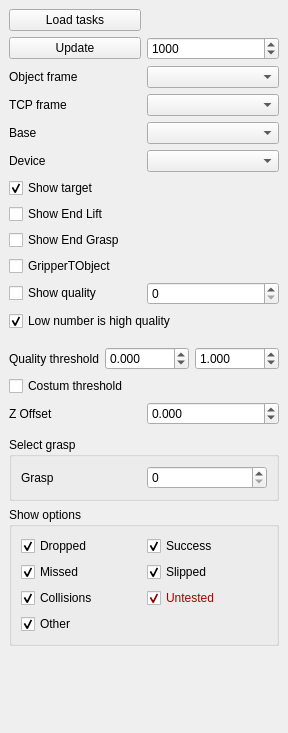
<?xml version="1.0" encoding="UTF-8"?>
<ui version="4.0">
 <class>SimTaskVisPlugin</class>
 <widget class="QDockWidget" name="SimTaskVisPlugin">
  <property name="geometry">
   <rect>
    <x>0</x>
    <y>0</y>
    <width>288</width>
    <height>733</height>
   </rect>
  </property>
  <property name="windowTitle">
   <string>GraspTask Visualisation</string>
  </property>
  <widget class="QWidget" name="dockWidgetContents">
   <layout class="QVBoxLayout" name="verticalLayout_2">
    <item>
     <layout class="QGridLayout" name="gridLayout_4">
      <item row="0" column="0">
       <layout class="QGridLayout" name="gridLayout">
        <item row="0" column="0">
         <widget class="QPushButton" name="_loadTaskBtn">
          <property name="text">
           <string>Load tasks</string>
          </property>
         </widget>
        </item>
        <item row="2" column="0">
         <widget class="QPushButton" name="_updateBtn">
          <property name="text">
           <string>Update</string>
          </property>
         </widget>
        </item>
        <item row="2" column="1">
         <widget class="QSpinBox" name="_nrOfTargetSpin">
          <property name="minimum">
           <number>1</number>
          </property>
          <property name="maximum">
           <number>1000000</number>
          </property>
          <property name="singleStep">
           <number>10</number>
          </property>
          <property name="value">
           <number>1000</number>
          </property>
         </widget>
        </item>
        <item row="3" column="1">
         <widget class="QComboBox" name="_frameSelectBox"/>
        </item>
        <item row="3" column="0">
         <widget class="QLabel" name="label">
          <property name="text">
           <string>Object frame</string>
          </property>
         </widget>
        </item>
        <item row="4" column="0">
         <widget class="QLabel" name="label_4">
          <property name="text">
           <string>TCP frame</string>
          </property>
         </widget>
        </item>
        <item row="4" column="1">
         <widget class="QComboBox" name="_tcpSelectBox"/>
        </item>
        <item row="5" column="0">
         <widget class="QLabel" name="label_5">
          <property name="text">
           <string>Base</string>
          </property>
         </widget>
        </item>
        <item row="5" column="1">
         <widget class="QComboBox" name="_baseSelectBox"/>
        </item>
        <item row="6" column="0">
         <widget class="QLabel" name="label_6">
          <property name="text">
           <string>Device</string>
          </property>
         </widget>
        </item>
        <item row="6" column="1">
         <widget class="QComboBox" name="_deviceSelectBox"/>
        </item>
       </layout>
      </item>
      <item row="1" column="0">
       <layout class="QGridLayout" name="gridLayout_2">
        <property name="bottomMargin">
         <number>6</number>
        </property>
        <item row="2" column="0">
         <widget class="QCheckBox" name="_showEndGraspTargetBox">
          <property name="text">
           <string>Show End Grasp</string>
          </property>
         </widget>
        </item>
        <item row="1" column="0">
         <widget class="QCheckBox" name="_showEndLiftTargetBox">
          <property name="text">
           <string>Show End Lift</string>
          </property>
         </widget>
        </item>
        <item row="0" column="0">
         <widget class="QCheckBox" name="_showTargetBox">
          <property name="text">
           <string>Show target</string>
          </property>
          <property name="checked">
           <bool>true</bool>
          </property>
         </widget>
        </item>
        <item row="5" column="0">
         <layout class="QHBoxLayout" name="horizontalLayout_2">
          <item>
           <widget class="QCheckBox" name="_showQuality">
            <property name="text">
             <string>Show quality</string>
            </property>
           </widget>
          </item>
          <item>
           <widget class="QSpinBox" name="_qualitySpin"/>
          </item>
         </layout>
        </item>
        <item row="9" column="0">
         <layout class="QHBoxLayout" name="horizontalLayout">
          <property name="topMargin">
           <number>0</number>
          </property>
          <item>
           <widget class="QLabel" name="label_2">
            <property name="text">
             <string>Z Offset</string>
            </property>
           </widget>
          </item>
          <item>
           <widget class="QDoubleSpinBox" name="_zoffsetSpin">
            <property name="decimals">
             <number>3</number>
            </property>
            <property name="minimum">
             <double>-1.000000000000000</double>
            </property>
            <property name="maximum">
             <double>1.000000000000000</double>
            </property>
            <property name="singleStep">
             <double>0.002000000000000</double>
            </property>
           </widget>
          </item>
         </layout>
        </item>
        <item row="7" column="0">
         <layout class="QHBoxLayout" name="horizontalLayout_3">
          <property name="topMargin">
           <number>10</number>
          </property>
          <item>
           <widget class="QLabel" name="label_3">
            <property name="text">
             <string>Quality threshold</string>
            </property>
           </widget>
          </item>
          <item>
           <widget class="QDoubleSpinBox" name="_fromThresSpin">
            <property name="decimals">
             <number>3</number>
            </property>
            <property name="minimum">
             <double>-10.000000000000000</double>
            </property>
            <property name="maximum">
             <double>10.000000000000000</double>
            </property>
            <property name="singleStep">
             <double>0.001000000000000</double>
            </property>
           </widget>
          </item>
          <item>
           <widget class="QDoubleSpinBox" name="_toThresSpin">
            <property name="decimals">
             <number>3</number>
            </property>
            <property name="singleStep">
             <double>0.001000000000000</double>
            </property>
            <property name="value">
             <double>1.000000000000000</double>
            </property>
           </widget>
          </item>
         </layout>
        </item>
        <item row="3" column="0">
         <widget class="QCheckBox" name="_invertBox">
          <property name="text">
           <string>GripperTObject</string>
          </property>
         </widget>
        </item>
        <item row="6" column="0">
         <widget class="QCheckBox" name="_lowIsHigh">
          <property name="text">
           <string>Low number is high quality</string>
          </property>
          <property name="checked">
           <bool>true</bool>
          </property>
         </widget>
        </item>
        <item row="8" column="0">
         <widget class="QCheckBox" name="_costumThreshold">
          <property name="text">
           <string>Costum threshold</string>
          </property>
         </widget>
        </item>
       </layout>
      </item>
      <item row="2" column="0">
       <widget class="QGroupBox" name="groupBox_2">
        <property name="title">
         <string>Select grasp</string>
        </property>
        <layout class="QGridLayout" name="gridLayout_5">
         <item row="0" column="0">
          <widget class="QLabel" name="label_7">
           <property name="text">
            <string>Grasp</string>
           </property>
          </widget>
         </item>
         <item row="0" column="1">
          <widget class="QSpinBox" name="_graspSelectSpin"/>
         </item>
        </layout>
       </widget>
      </item>
      <item row="3" column="0">
       <widget class="QGroupBox" name="groupBox">
        <property name="title">
         <string>Show options</string>
        </property>
        <layout class="QGridLayout" name="gridLayout_3">
         <item row="1" column="1">
          <widget class="QCheckBox" name="_slippedBox">
           <property name="text">
            <string>Slipped</string>
           </property>
           <property name="checked">
            <bool>true</bool>
           </property>
          </widget>
         </item>
         <item row="0" column="1">
          <widget class="QCheckBox" name="_successBox">
           <property name="text">
            <string>Success</string>
           </property>
           <property name="checked">
            <bool>true</bool>
           </property>
          </widget>
         </item>
         <item row="0" column="0">
          <widget class="QCheckBox" name="_droppedBox">
           <property name="text">
            <string>Dropped</string>
           </property>
           <property name="checked">
            <bool>true</bool>
           </property>
          </widget>
         </item>
         <item row="3" column="1">
          <widget class="QCheckBox" name="_untestedBox">
           <property name="palette">
            <palette>
             <active>
              <colorrole role="WindowText">
               <brush brushstyle="SolidPattern">
                <color alpha="255">
                 <red>170</red>
                 <green>0</green>
                 <blue>0</blue>
                </color>
               </brush>
              </colorrole>
              <colorrole role="Text">
               <brush brushstyle="SolidPattern">
                <color alpha="255">
                 <red>170</red>
                 <green>0</green>
                 <blue>0</blue>
                </color>
               </brush>
              </colorrole>
              <colorrole role="ButtonText">
               <brush brushstyle="SolidPattern">
                <color alpha="255">
                 <red>170</red>
                 <green>0</green>
                 <blue>0</blue>
                </color>
               </brush>
              </colorrole>
              <colorrole role="ToolTipText">
               <brush brushstyle="SolidPattern">
                <color alpha="255">
                 <red>170</red>
                 <green>0</green>
                 <blue>0</blue>
                </color>
               </brush>
              </colorrole>
             </active>
             <inactive>
              <colorrole role="WindowText">
               <brush brushstyle="SolidPattern">
                <color alpha="255">
                 <red>170</red>
                 <green>0</green>
                 <blue>0</blue>
                </color>
               </brush>
              </colorrole>
              <colorrole role="Text">
               <brush brushstyle="SolidPattern">
                <color alpha="255">
                 <red>170</red>
                 <green>0</green>
                 <blue>0</blue>
                </color>
               </brush>
              </colorrole>
              <colorrole role="ButtonText">
               <brush brushstyle="SolidPattern">
                <color alpha="255">
                 <red>170</red>
                 <green>0</green>
                 <blue>0</blue>
                </color>
               </brush>
              </colorrole>
              <colorrole role="ToolTipText">
               <brush brushstyle="SolidPattern">
                <color alpha="255">
                 <red>170</red>
                 <green>0</green>
                 <blue>0</blue>
                </color>
               </brush>
              </colorrole>
             </inactive>
             <disabled>
              <colorrole role="WindowText">
               <brush brushstyle="SolidPattern">
                <color alpha="255">
                 <red>118</red>
                 <green>118</green>
                 <blue>117</blue>
                </color>
               </brush>
              </colorrole>
              <colorrole role="Text">
               <brush brushstyle="SolidPattern">
                <color alpha="255">
                 <red>118</red>
                 <green>118</green>
                 <blue>117</blue>
                </color>
               </brush>
              </colorrole>
              <colorrole role="ButtonText">
               <brush brushstyle="SolidPattern">
                <color alpha="255">
                 <red>118</red>
                 <green>118</green>
                 <blue>117</blue>
                </color>
               </brush>
              </colorrole>
              <colorrole role="ToolTipText">
               <brush brushstyle="SolidPattern">
                <color alpha="255">
                 <red>170</red>
                 <green>0</green>
                 <blue>0</blue>
                </color>
               </brush>
              </colorrole>
             </disabled>
            </palette>
           </property>
           <property name="text">
            <string>Untested</string>
           </property>
           <property name="checked">
            <bool>true</bool>
           </property>
          </widget>
         </item>
         <item row="1" column="0">
          <widget class="QCheckBox" name="_missedBox">
           <property name="text">
            <string>Missed</string>
           </property>
           <property name="checked">
            <bool>true</bool>
           </property>
          </widget>
         </item>
         <item row="4" column="0">
          <widget class="QCheckBox" name="_otherBox">
           <property name="text">
            <string>Other</string>
           </property>
           <property name="checked">
            <bool>true</bool>
           </property>
          </widget>
         </item>
         <item row="3" column="0">
          <widget class="QCheckBox" name="_collisionsBox">
           <property name="text">
            <string>Collisions</string>
           </property>
           <property name="checked">
            <bool>true</bool>
           </property>
          </widget>
         </item>
        </layout>
       </widget>
      </item>
      <item row="4" column="0">
       <spacer name="verticalSpacer">
        <property name="orientation">
         <enum>Qt::Vertical</enum>
        </property>
        <property name="sizeHint" stdset="0">
         <size>
          <width>20</width>
          <height>40</height>
         </size>
        </property>
       </spacer>
      </item>
     </layout>
    </item>
   </layout>
  </widget>
 </widget>
 <resources/>
 <connections/>
</ui>
